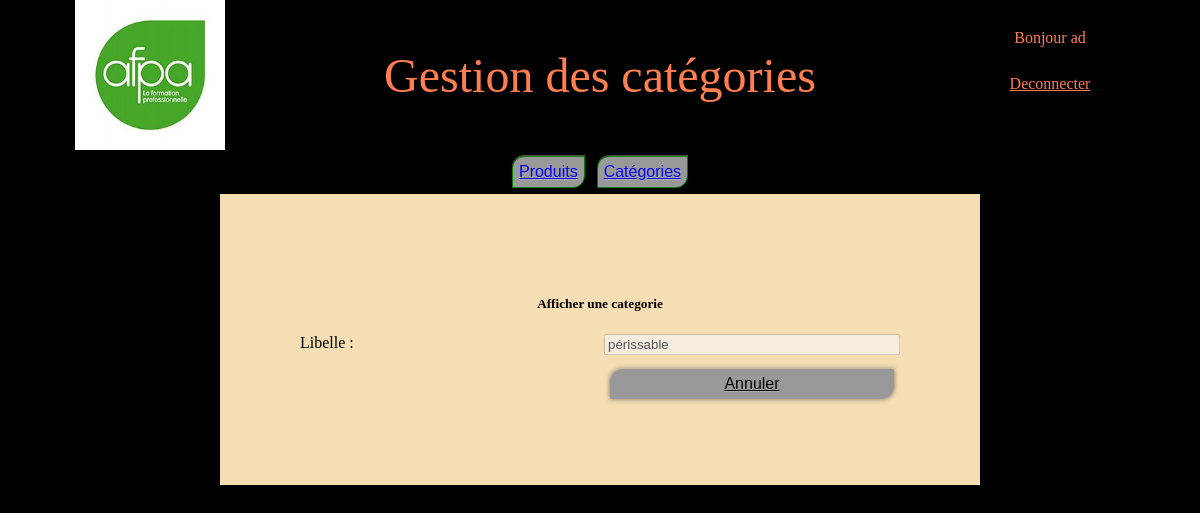
Page /index.php?page=formCategorie&mode=Editer&id=1 (signed in) on the committed database.
### tables this page shows
CREATE TABLE IF NOT EXISTS texte (
  idTexte int NOT NULL AUTO_INCREMENT PRIMARY KEY,
  codeTexte varchar(50) NOT NULL,
  FR text,
  EN text
);

CREATE TABLE IF NOT EXISTS categories (
  idCategorie int (11) NOT NULL AUTO_INCREMENT,
  LibelleCategorie varchar (50) NOT NULL,
  PRIMARY KEY (idCategorie)
);

### PHP/MODEL/MANAGER/TexteManager.Class.php (called while the page is built, shortened)
<?php
class TexteManager
{
	public static function findByCodes($codeLangue,$codeTexte)
	{
		$db=DbConnect::getDb();
		$q=$db->prepare("SELECT $codeLangue FROM `texte` WHERE `codeTexte` = :codeTexte");
		$q->bindValue(":codeTexte", $codeTexte,PDO::PARAM_STR);
		$q->execute();
		$results = $q->fetch(PDO::FETCH_ASSOC);
		if($results != false)
		{
			return $results[$codeLangue];
		}
		else
		{
			return false;
		}
	}
}

### PHP/CONTROLLER/CLASSE/Utilisateurs.Class.php (called while the page is built, shortened)
<?php
class Utilisateurs
{
	private $_nom;
	private $_role;
	public function getNom()
	{
		return $this->_nom;
	}
	public function getRole()
	{
		return $this->_role;
	}
}

### PHP/MODEL/MANAGER/CategoriesManager.Class.php (called while the page is built, shortened)
<?php
class CategoriesManager
{
	public static function findById($id)
	{
 		$db=DbConnect::getDb();
		$id = (int) $id;
		$q=$db->query("SELECT * FROM Categories WHERE idCategorie =".$id);
		$results = $q->fetch(PDO::FETCH_ASSOC);
		if($results != false)
		{
			return new Categories($results);
		}
		else
		{
			return false;
		}
	}
}

### PHP/CONTROLLER/CLASSE/Categories.Class.php (called while the page is built, shortened)
<?php
class Categories
{
	private $_libelleCategorie;
	public function getLibelleCategorie()
	{
		return $this->_libelleCategorie;
	}
	public function setLibelleCategorie($libelleCategorie)
	{
		$this->_libelleCategorie=$libelleCategorie;
	}
	public function hydrate($data)
	{
 		foreach ($data as $key => $value)
		{
 			$methode = "set".ucfirst($key);
		}
	}
}

### PHP/VIEW/FORM/FormCategorie.php (the view, shortened to what this page needs)
<?php
$defaultMode =  $_GET['mode'];
$modeTraduit = texte($defaultMode);
echo '<div class="demiPage colonne">';
echo '<div id="DivSousTitre">';
$disabled = " ";
switch ($defaultMode) {
    case "Editer":
    case "Supprimer":
        $disabled = " disabled ";
        break;
}
echo '  <h5>'.$modeTraduit . texte('CrudCategorie') .'</h5></div>
        <form id="formulaire" method="post" action="index.php?page=actionCategorie&mode='.$defaultMode.'">';
if (isset($_GET['id'])) {
    $categ = CategoriesManager::findById($_GET['id']);
}
else{
    $categ = new Categories();
}
echo '  <label>'. texte('Libelle').' :</label>
        <input type="text" name="libelleCategorie" value="' . $categ->getLibelleCategorie() . '"' .$disabled.'>';
    if ($defaultMode != 'Editer')
echo '<input type="submit" value="'.$modeTraduit.'" class=" crudBtn crudBtn'.$defaultMode.'"/>';
else echo '<div></div>';
echo '<a href="index.php?page=listeCategorie" class=" crudBtn crudBtnRetour">'. texte('Annuler') .'</a>
</form>';

### PHP/VIEW/GENERAL/Header.php
<body class="colonne">
    <header>
        <div class="demi"></div>
        <div><img src="./IMG/Logo_afpa.jpg" alt=""></div>
        <div class="titre"><?php echo $titre; ?></div>
        <div class="colonne">
            <?php
            if (isset($_SESSION['utilisateur'])) {
                echo '<div class="texteColore centrer">'. texte('Bonjour') ." ". $_SESSION['utilisateur']->getNom() . '</div>';
                echo '<div><a href="index.php?page=deconnection" class="texteColore centrer">'. texte("Deconnecter") .'</a></div>';
            } else {
                echo '<a href="index.php?page=connection" class="texteColore centrer">'. texte("Connexion") .'</a>';
            }
            ?>
        </div>
        <div class="demi"></div>
    </header>

### PHP/VIEW/GENERAL/Nav.php
<?php
if (isset($_SESSION['utilisateur'])) {
    if ($_SESSION['utilisateur']->getRole() == 1) {
        $classeCouleur = "blue";
    } else {
        $classeCouleur = "green";
    }
    echo '<nav>
    <button class="crudBtn crudBtnRetour ' . $classeCouleur . '"><a href="index.php?page=listeProduit">'. texte("Produits"). '</a></button>
    <button class="crudBtn crudBtnRetour ' . $classeCouleur . '"><a href="index.php?page=listeCategorie">'. texte("Categories"). '</a></button>
        </nav>';
}

### CSS/style.css (style rules this page uses)
html,body { margin: 0; padding: 0; }
body, header,div, nav, main, section, .flex { display: flex; flex: 1; justify-content: center; }
body { background-color: black; }
img { width: 100%; }
.colonne { flex-direction: column; }
.demi { flex:0.5; }
.texteColore { color: coral; }
.centrer { align-items: center; }
.titre { flex: 5; color: coral; font-size: 3em; justify-content: center; align-items: center; }
.demiPage { width: 50vw; align-self: center; background-color: wheat; padding: 5em; }
.crudBtn { font-family: Arial, sans-serif; font-size: 1em; text-align: center; color: #000; border-radius: 12px 0 12px 0; box-shadow: 0 0 5px rgba(0, 0, 0, 0.5), 0 -1px 0 rgba(255, 255, 255, 0.4); text-shadow: 0px 1px 0px rgba(255, 255, 255, 0.2); margin: 0.5vw; padding: 0.5vw; }
.crudBtnRetour { background: linear-gradient(#999, #999); }
form { display: grid; grid-template-columns: 1fr 1fr; grid-gap: 0.5em; grid-auto-rows: minmax(1em, auto); }
.green { border:1px solid green; }

### rows in the picture
texte: FR "Gestion des catégories"
texte: FR "Bonjour"
texte: FR "Deconnecter"
texte: FR "Produits"
texte: FR "Catégories"
texte: FR "Afficher"
texte: FR "une categorie"
texte: FR "Libelle"
categories: libelleCategorie "périssable"
texte: FR "Annuler"

### other values in the picture
$_SESSION['utilisateur']->getNom() "ad"
